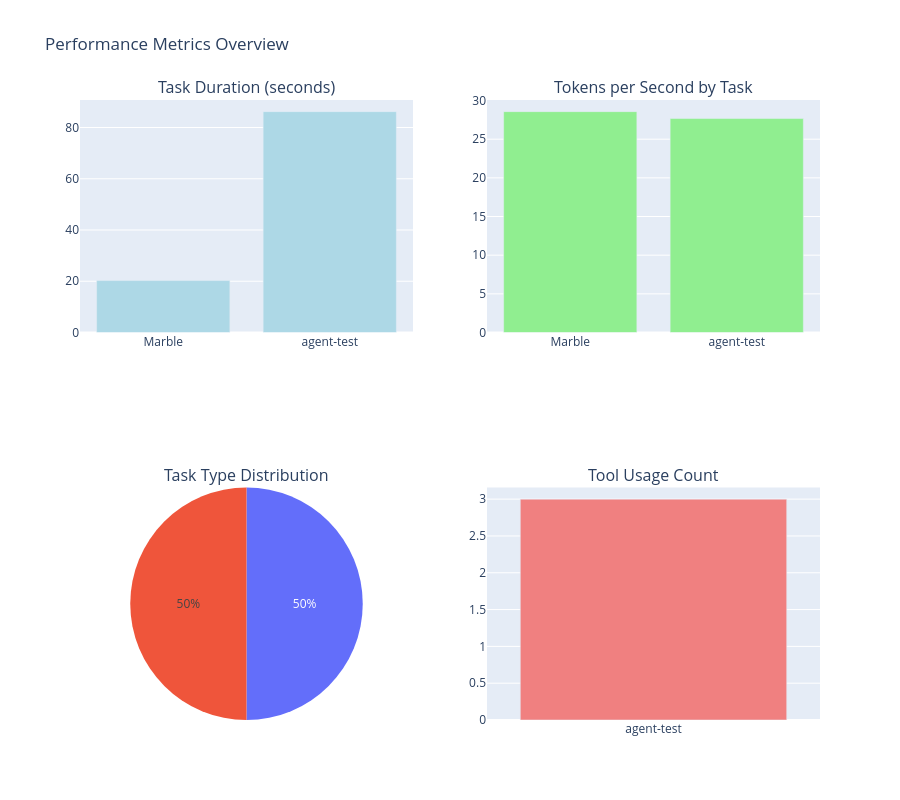

The notebook cell this image was saved under:
### Markdown cell above
## Interactive Update

Run the cell below to update all visualizations based on the current filter selections.

### Code cell
def update_all_visualizations():
    """
    Update all visualizations based on current filter selections.
    Re-run this cell after changing filter values.
    """
    print("Updating visualizations with current filters...")
    print(f"Model: {model_filter.value}")
    print(f"Run: {run_filter.value}")
    print(f"Task: {task_filter.value}")
    print("\n" + "="*60 + "\n")
    
    # Apply filters
    filtered_data = apply_filters(run_results, model_filter.value, run_filter.value, task_filter.value)
    filtered_gpu = get_filtered_gpu_data(gpu_data, filtered_data)
    
    # Update all visualizations
    print("1. PERFORMANCE DASHBOARD")
    print("="*60)
    create_performance_dashboard(filtered_data)
    
    print("\n\n2. GPU TIME-SERIES GRAPHS")
    print("="*60)
    create_gpu_timeseries_graphs(filtered_gpu)
    
    print("\n\n3. COMPARISON VISUALIZATIONS")
    print("="*60)
    create_comparison_visualizations(filtered_gpu)
    
    print("\n" + "="*60)
    print("✓ All visualizations updated!")


# Create update button
update_button = widgets.Button(
    description='Update Visualizations',
    button_style='success',
    tooltip='Click to update all visualizations with current filter settings',
    icon='refresh'
)

def on_update_button_clicked(b):
    update_all_visualizations()

update_button.on_click(on_update_button_clicked)

display(update_button)

print("\nTo update visualizations:")
print("1. Select filters from the dropdowns above")
print("2. Click the 'Update Visualizations' button")
print("3. Or re-run this cell manually")

### Figure 1 — Plotly figure (JSON) as saved in the notebook; plotly's stock layout.template omitted (floating-point values rounded to 4 significant figures)
{"data": [{"marker": {"color": "lightblue"}, "name": "Duration", "showlegend": false, "type": "bar", "x": ["Marble", "agent-test"], "xaxis": "x", "y": [20.27, 86.21], "yaxis": "y"}, {"marker": {"color": "lightgreen"}, "name": "Tokens/sec", "showlegend": false, "type": "bar", "x": ["Marble", "agent-test"], "xaxis": "x2", "y": [28.56, 27.67], "yaxis": "y2"}, {"domain": {"x": [0, 0.45], "y": [0, 0.375]}, "labels": ["completion", "agent-oneshot"], "showlegend": true, "type": "pie", "values": [1, 1]}, {"marker": {"color": "lightcoral"}, "name": "Tool Calls", "showlegend": false, "type": "bar", "x": ["agent-test"], "xaxis": "x3", "y": [3], "yaxis": "y3"}], "layout": {"annotations": [{"font": {"size": 16}, "showarrow": false, "text": "Task Duration (seconds)", "x": 0.225, "xanchor": "center", "xref": "paper", "y": 1, "yanchor": "bottom", "yref": "paper"}, {"font": {"size": 16}, "showarrow": false, "text": "Tokens per Second by Task", "x": 0.775, "xanchor": "center", "xref": "paper", "y": 1, "yanchor": "bottom", "yref": "paper"}, {"font": {"size": 16}, "showarrow": false, "text": "Task Type Distribution", "x": 0.225, "xanchor": "center", "xref": "paper", "y": 0.375, "yanchor": "bottom", "yref": "paper"}, {"font": {"size": 16}, "showarrow": false, "text": "Tool Usage Count", "x": 0.775, "xanchor": "center", "xref": "paper", "y": 0.375, "yanchor": "bottom", "yref": "paper"}], "height": 800, "showlegend": false, "title": {"text": "Performance Metrics Overview"}, "xaxis": {"anchor": "y", "domain": [0, 0.45]}, "xaxis2": {"anchor": "y2", "domain": [0.55, 1]}, "xaxis3": {"anchor": "y3", "domain": [0.55, 1]}, "yaxis": {"anchor": "x", "domain": [0.625, 1]}, "yaxis2": {"anchor": "x2", "domain": [0.625, 1]}, "yaxis3": {"anchor": "x3", "domain": [0, 0.375]}}}
